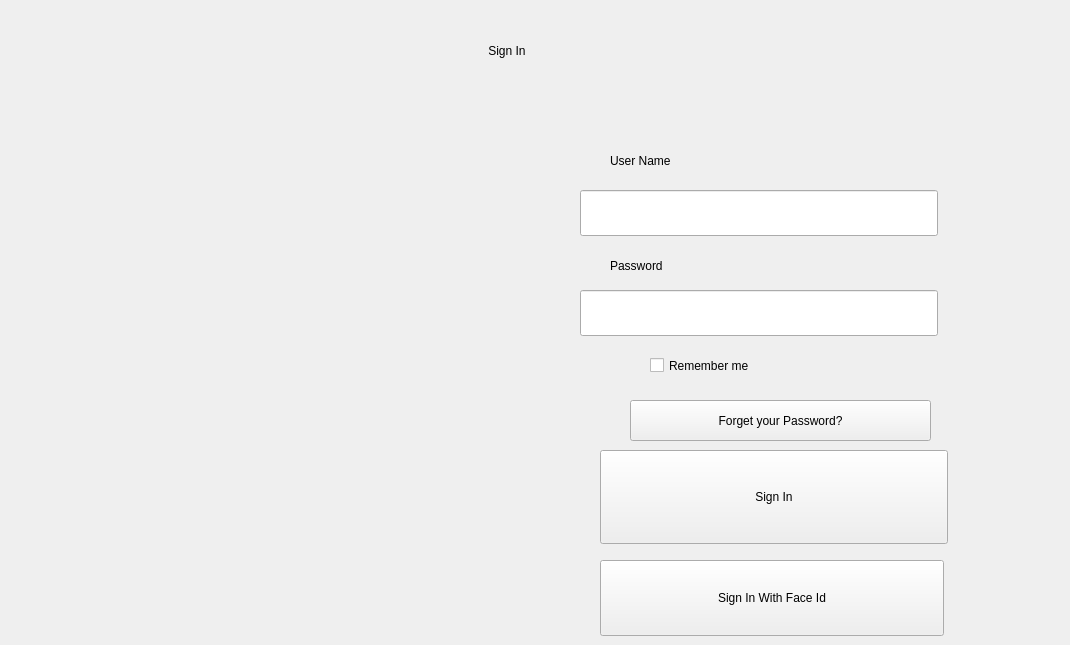
      <widget class="QWidget" name="pageSignIn">
       <property name="styleSheet">
        <string notr="true">/* ===== RESET ET STYLE GLOBAL ===== */
* {
    background-color: transparent;
    border: none;
}

QMainWindow {
    background-color: qlineargradient(x1:0, y1:0, x2:1, y2:1, 
        stop:0 #0a1929, 
        stop:0.5 #0c2b46,
        stop:1 #0a2338);
}

/* ===== CONTENEUR PRINCIPAL (StackedWidget) ===== */
QStackedWidget {
    background-color: transparent;
    border: none;
    padding: 0;
    margin: 0;
}

/* Page de login (page_1) */
QWidget#page_1, QWidget[objectName=&quot;page_1&quot;], QWidget#centralwidget {
    background-color: rgba(16, 32, 48, 0.95);
    border-radius: 20px;
    border: 2px solid #1e3a5f;
    min-width: 380px;
    max-width: 380px;
    min-height: 520px;
    margin: auto;
    position: absolute;
    left: 50%;
    top: 50%;
    transform: translate(-50%, -50%);
}

/* ===== LOGO - CENTRALISÉ ===== */
QLabel#logo {
    margin-top: 10px;
    margin-bottom: 20px;
    qproperty-alignment: 'AlignCenter';
    qproperty-scaledContents: true;
    min-height: 80px;
    max-height: 80px;
}

/* ===== TITRE ===== */
QLabel#title {
    color: #4fc3f7;
    font-size: 28px;
    font-weight: bold;
    font-family: 'Segoe UI', 'Arial Rounded MT Bold';
    text-align: center;
    margin-bottom: 30px;
    padding-bottom: 10px;
    border-bottom: 1px solid rgba(79, 195, 247, 0.3);
    text-shadow: 0 0 8px rgba(79, 195, 247, 0.5);
}

/* ===== LABELS ===== */
QLabel[objectName=&quot;UserNameLabel&quot;], 
QLabel[objectName*=&quot;password&quot;], 
QLabel[objectName*=&quot;Password&quot;] {
    color: #90caf9;
    font-size: 13px;
    font-weight: bold;
    font-family: 'Segoe UI', Arial;
    margin-left: 20px;
    margin-bottom: 5px;
    margin-top: 5px;
    letter-spacing: 0.5px;
}

/* ===== CHAMPS DE SAISIE (LARGEUR RÉDUITE) ===== */
QLineEdit {
    background-color: rgba(30, 58, 95, 0.8);
    border: 2px solid #2d5278;
    border-radius: 8px;
    padding: 12px 15px;
    font-size: 14px;
    color: #e3f2fd;
    font-family: 'Segoe UI', 'Arial';
    selection-background-color: #0288d1;
    selection-color: white;
    min-height: 42px;
    max-height: 42px;
    min-width: 280px;
    max-width: 280px;
    margin-left: 20px;
    margin-right: 20px;
}

QLineEdit:focus {
    border: 2px solid #29b6f6;
    background-color: rgba(41, 182, 246, 0.1);
    box-shadow: 0 0 10px rgba(41, 182, 246, 0.2);
}

QLineEdit:hover {
    border: 2px solid #0288d1;
}

/* ===== BOUTONS (LARGEUR RÉDUITE) ===== */
/* Bouton SIGN IN principal */
QPushButton#signinbtn {
    background-color: qlineargradient(x1:0, y1:0, x2:0, y2:1,
        stop:0 #0277bd,
        stop:0.5 #01579b,
        stop:1 #003f6b);
    color: white;
    border: none;
    border-radius: 8px;
    padding: 14px;
    font-size: 15px;
    font-weight: bold;
    font-family: 'Segoe UI', Arial;
    margin-top: 20px;
    min-height: 46px;
    max-height: 46px;
    min-width: 280px;
    max-width: 280px;
    margin-left: 20px;
    margin-right: 20px;
    letter-spacing: 1px;
    text-transform: uppercase;
}

QPushButton#signinbtn:hover {
    background-color: qlineargradient(x1:0, y1:0, x2:0, y2:1,
        stop:0 #0288d1,
        stop:0.5 #0277bd,
        stop:1 #01579b);
    border: 1px solid #4fc3f7;
    box-shadow: 0 0 15px rgba(79, 195, 247, 0.3);
}

QPushButton#signinbtn:pressed {
    background-color: qlineargradient(x1:0, y1:0, x2:0, y2:1,
        stop:0 #01579b,
        stop:0.5 #013a63,
        stop:1 #002642);
}

/* Bouton Face ID */
QPushButton#withfacebtn {
    background-color: qlineargradient(x1:0, y1:0, x2:0, y2:1,
        stop:0 #00897b,
        stop:0.5 #00695c,
        stop:1 #004d40);
    color: white;
    border: none;
    border-radius: 8px;
    padding: 12px;
    font-size: 13px;
    font-weight: bold;
    font-family: 'Segoe UI', Arial;
    margin-top: 10px;
    min-height: 42px;
    max-height: 42px;
    min-width: 280px;
    max-width: 280px;
    margin-left: 20px;
    margin-right: 20px;
}

QPushButton#withfacebtn:hover {
    background-color: qlineargradient(x1:0, y1:0, x2:0, y2:1,
        stop:0 #009688,
        stop:0.5 #00796b,
        stop:1 #005b4f);
    border: 1px solid #4db6ac;
    box-shadow: 0 0 10px rgba(77, 182, 172, 0.2);
}

QCheckBox#remembercheck {
    color: rgba(220, 232, 242, 0.80);
    font-size: 10.5pt;
    font-weight: 600;
    spacing: 10px;
}

QCheckBox#remembercheck::indicator {
    width: 18px;
    height: 18px;
    border-radius: 6px;
    border: 2px solid rgba(77, 159, 254, 0.70);
    background-color: rgba(0, 44, 114, 0.10);
}

QCheckBox#remembercheck::indicator:checked {
    background-color: #4D9FFE;
    border: 2px solid #4D9FFE;
}

/* ---------- Forgot link (PLUS DISCRET) ---------- */
QPushButton#btnForgetmdp {
    background: transparent;
    border: none;
    padding: 4px 0px;
    color: rgba(220, 232, 242, 0.55);   /* gris clair, pas jaune */
    font-size: 10.5pt;
    font-weight: 600;
    text-align: left;
}

QPushButton#btnForgetmdp:hover {
    color: #FEBF00;                      /* jaune seulement au hover */
    text-decoration: underline;
}

/* ===== ESPACEURS ET ALIGNEMENT ===== */
/* Pour forcer l'alignement vertical */
QWidget {
    margin: 0;
    padding: 0;
}

/* Container pour centrer horizontalement */
QWidget &gt; QLabel,
QWidget &gt; QLineEdit,
QWidget &gt; QPushButton,
QWidget &gt; QCheckBox {
    margin-left: auto;
    margin-right: auto;
}

/* ===== STYLE POUR ÉLÉMENTS INVISIBLES ===== */
/* Cacher les éléments inutiles */
QMenuBar, QStatusBar {
    background-color: transparent;
    color: transparent;
    border: none;
    height: 0;
    min-height: 0;
    max-height: 0;
}

/* ===== STYLES SPÉCIAUX POUR ÉTATS ===== */
QLineEdit:invalid {
    border: 2px solid #ff5252;
    background-color: rgba(255, 82, 82, 0.1);
}

QLineEdit:disabled,
QPushButton:disabled {
    background-color: rgba(66, 66, 66, 0.5);
    color: #757575;
    border-color: #424242;
    opacity: 0.6;
}

/* ===== ANIMATIONS ET TRANSITIONS ===== */
QLineEdit, QPushButton, QCheckBox::indicator {
    transition: all 0.2s ease;
}

/* ===== STYLE POUR LES MESSAGES ===== */
QLabel[objectName*=&quot;message&quot;], 
QLabel[objectName*=&quot;status&quot;] {
    color: #81d4fa;
    font-size: 11px;
    font-style: italic;
    text-align: center;
    margin: 5px 20px;
    padding: 5px;
    border-radius: 4px;
    background-color: rgba(33, 150, 243, 0.1);
}</string>
       </property>
       <widget class="QLabel" name="title">
        <property name="geometry">
         <rect>
          <x>280</x>
          <y>0</y>
          <width>454</width>
          <height>101</height>
         </rect>
        </property>
        <property name="text">
         <string>Sign In</string>
        </property>
        <property name="alignment">
         <set>Qt::AlignmentFlag::AlignCenter</set>
        </property>
       </widget>
       <widget class="QLineEdit" name="UserNameEdit">
        <property name="geometry">
         <rect>
          <x>580</x>
          <y>190</y>
          <width>358</width>
          <height>46</height>
         </rect>
        </property>
       </widget>
       <widget class="QLineEdit" name="PasswordEdit">
        <property name="geometry">
         <rect>
          <x>580</x>
          <y>290</y>
          <width>358</width>
          <height>46</height>
         </rect>
        </property>
       </widget>
       <widget class="QLabel" name="UserNameLabel">
        <property name="geometry">
         <rect>
          <x>610</x>
          <y>130</y>
          <width>337</width>
          <height>61</height>
         </rect>
        </property>
        <property name="text">
         <string>User Name</string>
        </property>
        <property name="alignment">
         <set>Qt::AlignmentFlag::AlignLeading|Qt::AlignmentFlag::AlignLeft|Qt::AlignmentFlag::AlignVCenter</set>
        </property>
       </widget>
       <widget class="QLabel" name="PasswordLabel">
        <property name="geometry">
         <rect>
          <x>610</x>
          <y>230</y>
          <width>261</width>
          <height>71</height>
         </rect>
        </property>
        <property name="text">
         <string>Password</string>
        </property>
        <property name="alignment">
         <set>Qt::AlignmentFlag::AlignLeading|Qt::AlignmentFlag::AlignLeft|Qt::AlignmentFlag::AlignVCenter</set>
        </property>
       </widget>
       <widget class="QPushButton" name="signinbtn">
        <property name="geometry">
         <rect>
          <x>600</x>
          <y>450</y>
          <width>348</width>
          <height>94</height>
         </rect>
        </property>
        <property name="text">
         <string>Sign In</string>
        </property>
       </widget>
       <widget class="QPushButton" name="withfacebtn">
        <property name="geometry">
         <rect>
          <x>600</x>
          <y>560</y>
          <width>344</width>
          <height>76</height>
         </rect>
        </property>
        <property name="text">
         <string>Sign In With Face Id</string>
        </property>
       </widget>
       <widget class="QPushButton" name="btnForgetmdp">
        <property name="geometry">
         <rect>
          <x>630</x>
          <y>400</y>
          <width>301</width>
          <height>41</height>
         </rect>
        </property>
        <property name="text">
         <string>Forget your Password?</string>
        </property>
       </widget>
       <widget class="QCheckBox" name="remembercheck">
        <property name="geometry">
         <rect>
          <x>650</x>
          <y>330</y>
          <width>411</width>
          <height>71</height>
         </rect>
        </property>
        <property name="text">
         <string>Remember me</string>
        </property>
       </widget>
       <widget class="QLabel" name="label_4">
        <property name="geometry">
         <rect>
          <x>40</x>
          <y>200</y>
          <width>471</width>
          <height>421</height>
         </rect>
        </property>
        <property name="text">
         <string/>
        </property>
        <property name="pixmap">
         <pixmap resource="Ressources.qrc">:/Images/logo.png</pixmap>
        </property>
       </widget>
      </widget>
